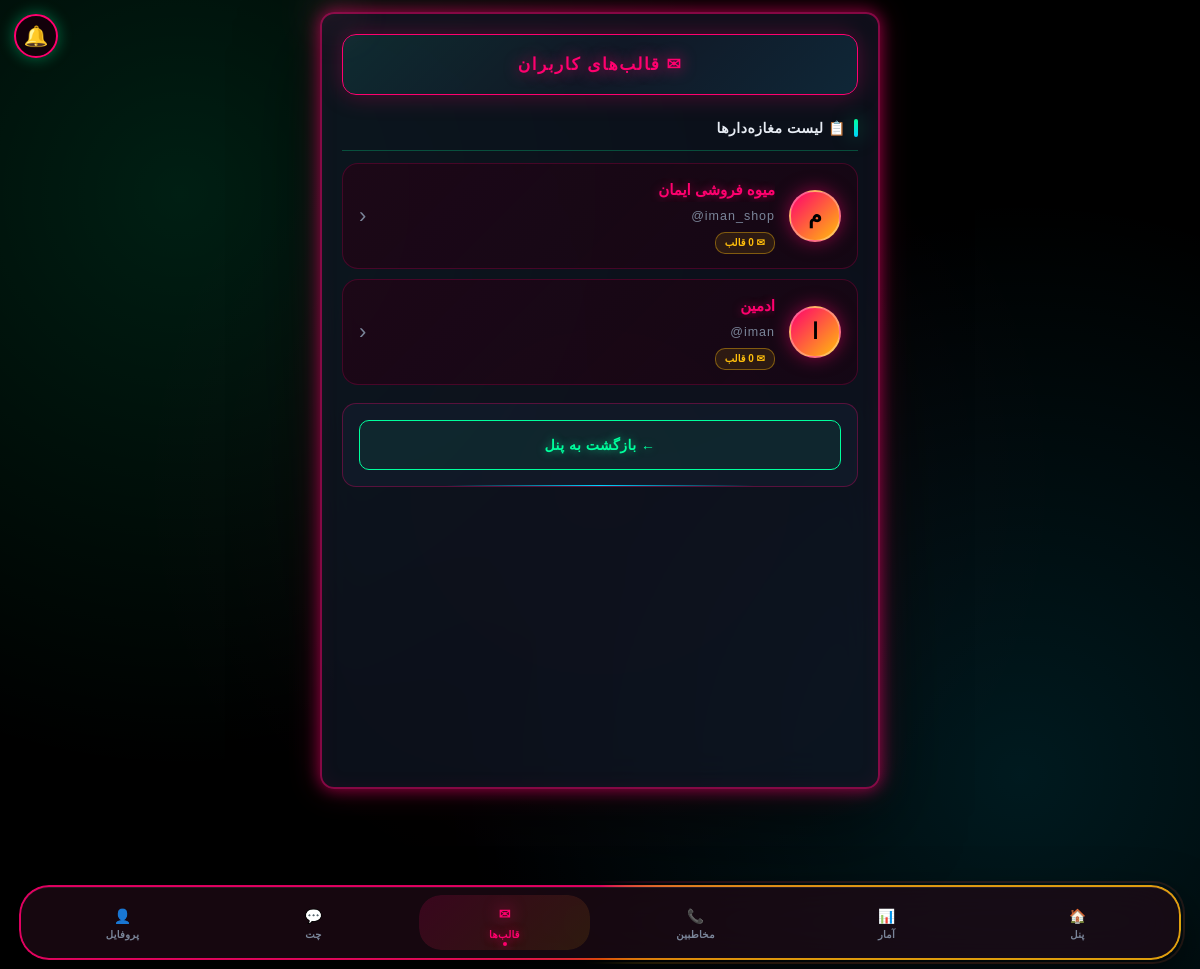
Page /admin/templates (signed in) on the earlier database version.
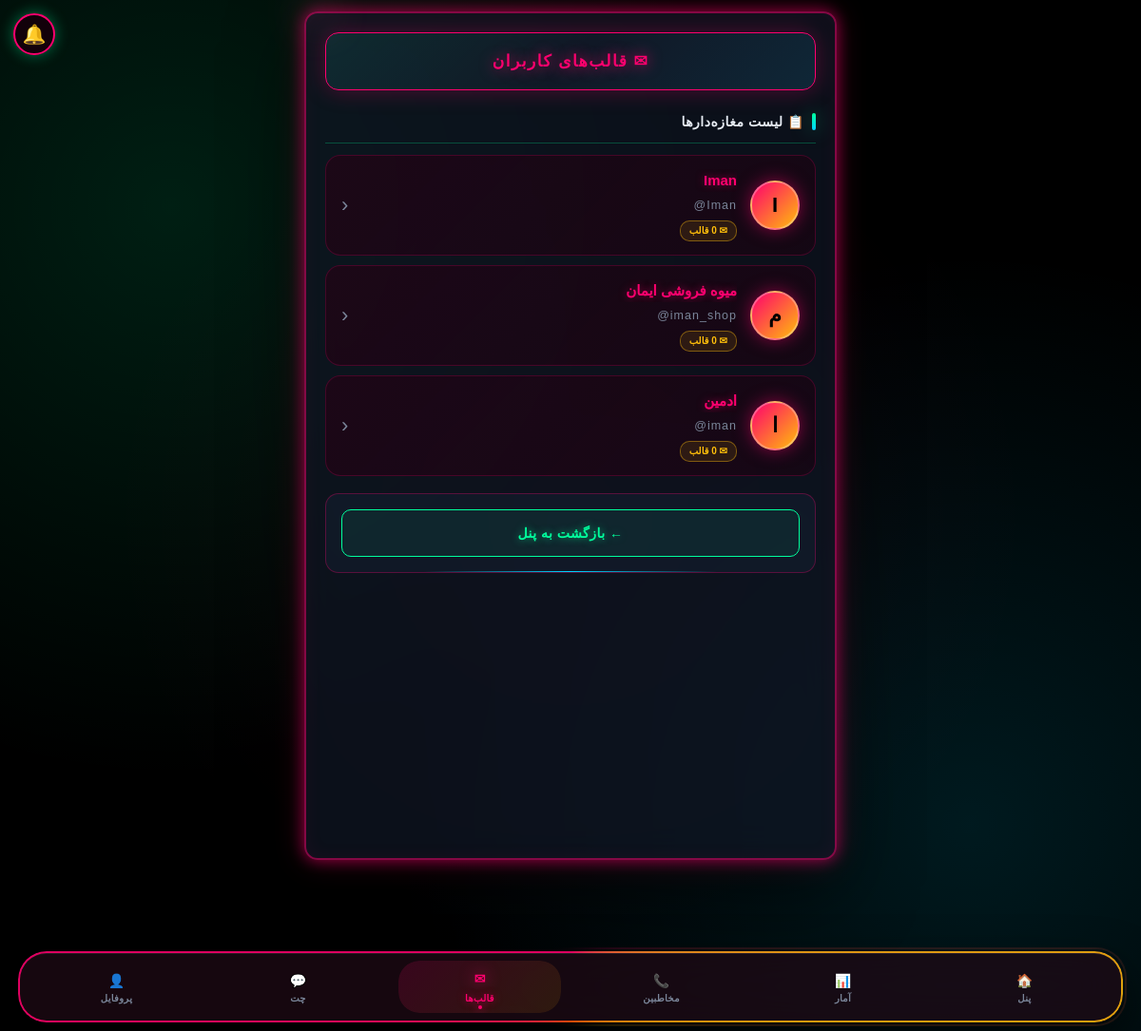
Same page on the later database version.
### tables this page shows
CREATE TABLE users (
        id INTEGER PRIMARY KEY AUTOINCREMENT,
        username TEXT UNIQUE NOT NULL,
        password TEXT NOT NULL,
        shop_name TEXT,
        phone TEXT,
        start_date TIMESTAMP DEFAULT CURRENT_TIMESTAMP,
        end_date TIMESTAMP,
        status TEXT DEFAULT 'active',
        created_at TIMESTAMP DEFAULT CURRENT_TIMESTAMP, sms_limit INTEGER DEFAULT 1000, theme TEXT DEFAULT 'neon', shop_image TEXT DEFAULT '', shop_banner TEXT DEFAULT '', shop_code TEXT);

### app.py (the view)
@app.route("/admin/templates")
@admin_required
def admin_templates_list():
    raw = get_all_users()
    users = [{"id": u[0], "username": u[1], "shop_name": u[3],
              "templates_count": count_templates(u[0])} for u in raw]
    return render_template("admin_templates_list.html", users=users,
        total_users=len(users), unread_chat=count_unread_for_admin())

### app.py (called while the page is built)
@app.context_processor
def inject_global_settings():
    try:
        if session.get("is_admin"):
            s = get_admin_settings()
        elif session.get("user_id"):
            s = get_user_settings(session["user_id"])
        else:
            s = {"avatar": None, "bg": None, "theme": "neon"}
    except Exception:
        s = {"avatar": None, "bg": None, "theme": "neon"}
    return {"current_settings": s}

@app.after_request
def _security_headers(response):
    if response.content_type and 'text/html' in response.content_type:
        response.headers["Cache-Control"] = "no-store, no-cache, must-revalidate, max-age=0"
        response.headers["Pragma"] = "no-cache"
        response.headers["Expires"] = "0"
    """هدرهای امنیتی"""
    response.headers["X-Content-Type-Options"] = "nosniff"
    response.headers["X-Frame-Options"] = "SAMEORIGIN"
    response.headers["X-XSS-Protection"] = "1; mode=block"
    response.headers["Referrer-Policy"] = "no-referrer"
    response.headers["Permissions-Policy"] = "geolocation=(), microphone=(), camera=()"
    return response

### database.py (called while the page is built)
def get_admin_settings():
    return get_user_settings(ADMIN_ID)

### templates/admin_templates_list.html (shortened to what this page needs)
<!DOCTYPE html>
<html lang="fa" dir="rtl">
<head>
<link rel="stylesheet" href="/static/style.css">
<link href="https://cdn.jsdelivr.net/gh/rastikerdar/vazirmatn@v33.003/Vazirmatn-font-face.css" rel="stylesheet">
<link rel="stylesheet" href="/static/scroll-fix.css"><link rel="icon" type="image/png" href="/static/icons/icon-192.png"><link rel="apple-touch-icon" href="/static/apple-touch-icon.png"></head>
<body class="matrix-bg admin-view">
<div class="container">
<div class="header-bar red-header">
<div class="header-title red-title">✉ قالب‌های کاربران</div>
</div>
<h2>📋 لیست مغازه‌دارها</h2>
<div class="contacts-list">
{% for u in users %}
<a href="/admin/templates/{{ u.id }}" class="contact-card" style="text-decoration:none;color:inherit;">
<div class="contact-avatar">{{ (u.shop_name or u.username)[0] }}</div>
<div class="contact-info">
<div class="contact-name">{{ u.shop_name or u.username }}</div>
<div class="contact-phone">@{{ u.username }}</div>
<div class="contact-group" style="background:rgba(255,190,11,0.1);color:#ffbe0b;border-color:rgba(255,190,11,0.4);">
✉ {{ u.templates_count }} قالب
</div>
</div>
<div class="contact-actions">
<span style="font-size:22px;color:#7a8599;">‹</span>
</div>
</a>
{% endfor %}
</div>
<div class="footer-box">
<div class="footer-actions">
<a href="/admin/dashboard" class="btn-nav">← بازگشت به پنل</a>
</div>
</div>
</div>
<nav class="bottom-nav">
<a href="/admin/dashboard" class="nav-item">
<span class="nav-icon">🏠</span><span class="nav-label">پنل</span>
</a>
<a href="/admin/stats" class="nav-item">
<span class="nav-icon">📊</span><span class="nav-label">آمار</span>
</a>
<a href="/admin/contacts" class="nav-item">
<span class="nav-icon">📞</span><span class="nav-label">مخاطبین</span>
</a>
<a href="/admin/templates" class="nav-item active">
<span class="nav-icon">✉</span><span class="nav-label">قالب‌ها</span>
</a>
<a href="/admin/chat" class="nav-item">
<span class="nav-icon">💬</span><span class="nav-label">چت</span>
</a>
<a href="/admin/profile" class="nav-item">
<span class="nav-icon">👤</span><span class="nav-label">پروفایل</span>
</a>
</nav>
<a href="#" id="notifBellLink" class="notif-bell" title="اعلان‌ها">
🔔
</a>
</body>
</html>

Differences in the rows shown:
added users: shop_name "I", shop_name "Iman", username "Iman", templates_count "0"
